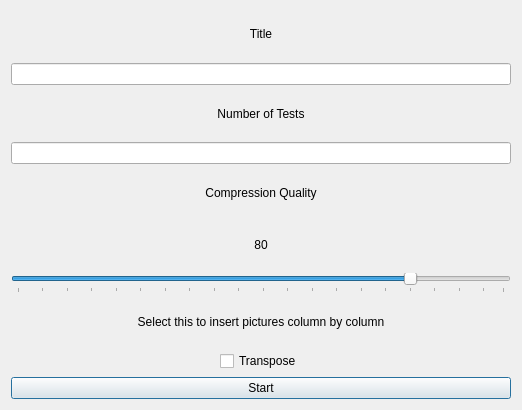
<?xml version="1.0" encoding="UTF-8"?>
<ui version="4.0">
 <class>Dialog</class>
 <widget class="QDialog" name="Dialog">
  <property name="geometry">
   <rect>
    <x>0</x>
    <y>0</y>
    <width>522</width>
    <height>410</height>
   </rect>
  </property>
  <property name="windowTitle">
   <string>Dialog</string>
  </property>
  <layout class="QVBoxLayout" name="verticalLayout">
   <item>
    <widget class="QLabel" name="label">
     <property name="text">
      <string>Title</string>
     </property>
     <property name="alignment">
      <set>Qt::AlignCenter</set>
     </property>
    </widget>
   </item>
   <item>
    <widget class="QLineEdit" name="buildsheet"/>
   </item>
   <item>
    <widget class="QLabel" name="label_2">
     <property name="text">
      <string>Number of Tests</string>
     </property>
     <property name="alignment">
      <set>Qt::AlignCenter</set>
     </property>
    </widget>
   </item>
   <item>
    <widget class="QLineEdit" name="testNumber"/>
   </item>
   <item>
    <widget class="QLabel" name="label_4">
     <property name="text">
      <string>Compression Quality</string>
     </property>
     <property name="alignment">
      <set>Qt::AlignCenter</set>
     </property>
    </widget>
   </item>
   <item>
    <widget class="QLabel" name="label_5">
     <property name="text">
      <string>80</string>
     </property>
     <property name="alignment">
      <set>Qt::AlignCenter</set>
     </property>
    </widget>
   </item>
   <item>
    <widget class="QSlider" name="qualitySlider">
     <property name="singleStep">
      <number>5</number>
     </property>
     <property name="sliderPosition">
      <number>80</number>
     </property>
     <property name="orientation">
      <enum>Qt::Horizontal</enum>
     </property>
     <property name="tickPosition">
      <enum>QSlider::TicksBelow</enum>
     </property>
     <property name="tickInterval">
      <number>5</number>
     </property>
    </widget>
   </item>
   <item>
    <widget class="QLabel" name="label_3">
     <property name="text">
      <string>Select this to insert pictures column by column</string>
     </property>
     <property name="alignment">
      <set>Qt::AlignCenter</set>
     </property>
    </widget>
   </item>
   <item alignment="Qt::AlignHCenter">
    <widget class="QCheckBox" name="transBox">
     <property name="sizePolicy">
      <sizepolicy hsizetype="Expanding" vsizetype="Fixed">
       <horstretch>0</horstretch>
       <verstretch>0</verstretch>
      </sizepolicy>
     </property>
     <property name="layoutDirection">
      <enum>Qt::LeftToRight</enum>
     </property>
     <property name="autoFillBackground">
      <bool>false</bool>
     </property>
     <property name="text">
      <string>Transpose</string>
     </property>
     <property name="iconSize">
      <size>
       <width>26</width>
       <height>16</height>
      </size>
     </property>
    </widget>
   </item>
   <item>
    <widget class="QPushButton" name="pathBtn">
     <property name="text">
      <string>Start</string>
     </property>
    </widget>
   </item>
  </layout>
 </widget>
 <resources/>
 <connections>
  <connection>
   <sender>qualitySlider</sender>
   <signal>valueChanged(int)</signal>
   <receiver>label_5</receiver>
   <slot>setNum(int)</slot>
   <hints>
    <hint type="sourcelabel">
     <x>318</x>
     <y>291</y>
    </hint>
    <hint type="destinationlabel">
     <x>267</x>
     <y>246</y>
    </hint>
   </hints>
  </connection>
 </connections>
</ui>
